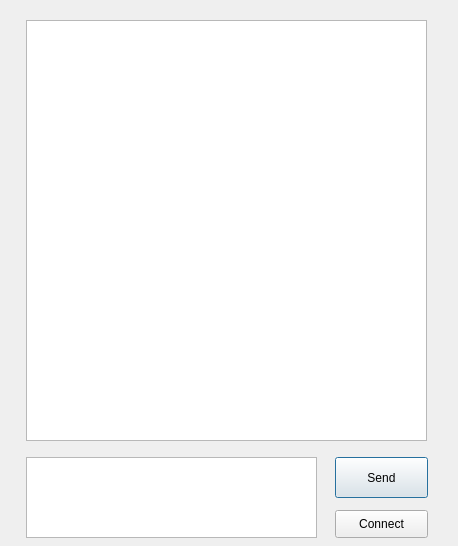
<?xml version="1.0" encoding="UTF-8"?>
<ui version="4.0">
 <class>Client</class>
 <widget class="QDialog" name="Client">
  <property name="geometry">
   <rect>
    <x>0</x>
    <y>0</y>
    <width>458</width>
    <height>546</height>
   </rect>
  </property>
  <property name="windowTitle">
   <string>Client</string>
  </property>
  <widget class="QPushButton" name="sendButton">
   <property name="geometry">
    <rect>
     <x>335</x>
     <y>457</y>
     <width>93</width>
     <height>41</height>
    </rect>
   </property>
   <property name="text">
    <string>Send</string>
   </property>
  </widget>
  <widget class="QTextEdit" name="textEdit">
   <property name="geometry">
    <rect>
     <x>26</x>
     <y>457</y>
     <width>291</width>
     <height>81</height>
    </rect>
   </property>
   <property name="font">
    <font>
     <family>Microsoft YaHei UI</family>
     <pointsize>12</pointsize>
    </font>
   </property>
  </widget>
  <widget class="QListWidget" name="listWidget">
   <property name="geometry">
    <rect>
     <x>26</x>
     <y>20</y>
     <width>401</width>
     <height>421</height>
    </rect>
   </property>
   <property name="font">
    <font>
     <pointsize>12</pointsize>
    </font>
   </property>
   <property name="resizeMode">
    <enum>QListView::Adjust</enum>
   </property>
  </widget>
  <widget class="QPushButton" name="connectButton">
   <property name="geometry">
    <rect>
     <x>335</x>
     <y>510</y>
     <width>93</width>
     <height>28</height>
    </rect>
   </property>
   <property name="text">
    <string>Connect</string>
   </property>
  </widget>
 </widget>
 <layoutdefault spacing="6" margin="11"/>
 <resources/>
 <connections/>
</ui>
